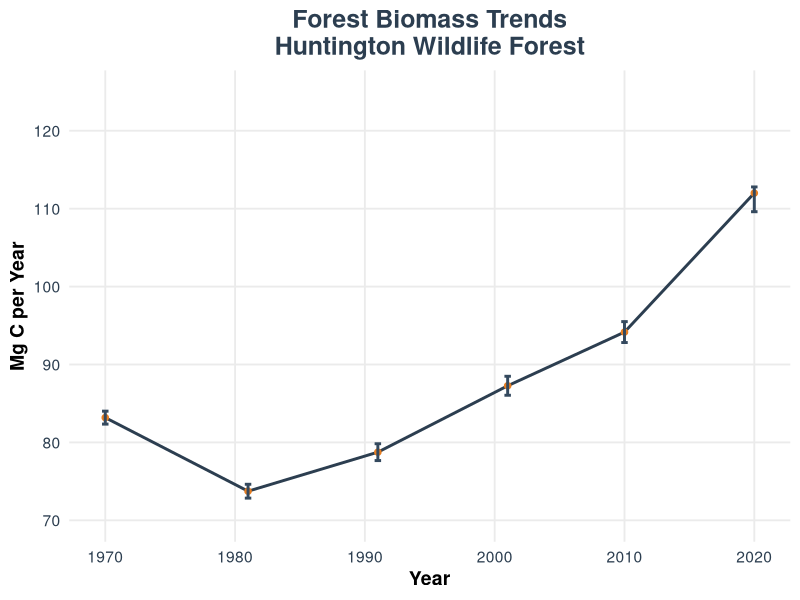
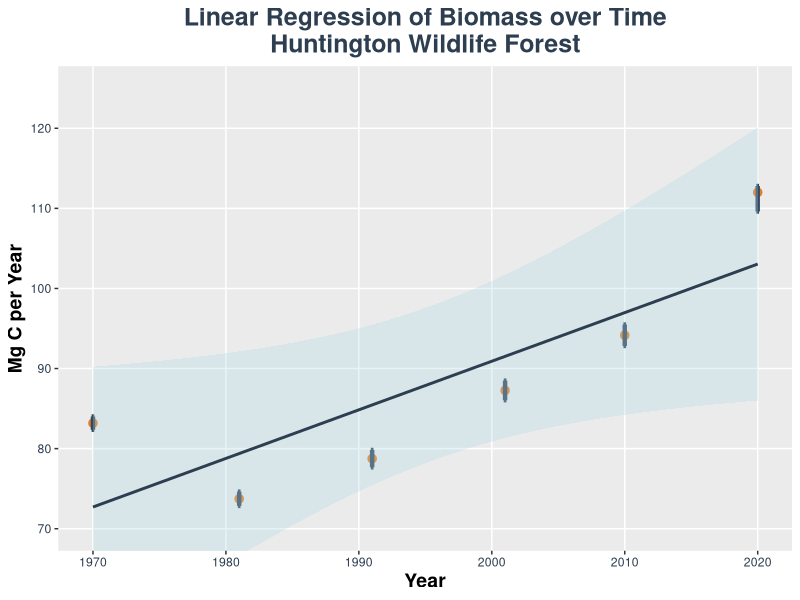

R code for these plots, in order:

#Graphics first step#

library(ggplot2)

# data frame
datos <- data.frame(
  Year = c(1970, 1981, 1991, 2001, 2010, 2020),
  MgC = c(83.18, 73.74, 78.75, 87.27,94.16, 112),
  MinError = c(82.35, 72.85, 77.67, 86.05,92.82,109.61),
  MaxError = c(84.01, 74.63, 79.83, 88.49, 95.5, 112.79)
)


ggplot(datos, aes(x = Year, y = MgC)) +
  geom_line(color = "#2C3E50", size = 1) +  # Línea entre puntos
  geom_point(size = 3, color = "#E67E22", shape = 20, fill = "#E67E22") +  # Puntos
  geom_errorbar(aes(ymin = MinError, ymax = MaxError), width = 0.5, color = "#34495E", size = 1) +  # Barras de error 
  coord_cartesian(ylim = c(70, 125)) +  
  theme_minimal(base_size = 14) +  
  labs(
    x = "Year",
    y = "Mg C per Year",
    title = "Forest Biomass Trends\nHuntington Wildlife Forest"
  ) +
  theme(
    plot.title = element_text(hjust = 0.5, size = 18, face = "bold", color = "#2C3E50"),
    axis.title = element_text(size = 14, face = "bold"),
    axis.text = element_text(color = "#2C3E50"),
    panel.grid.minor = element_blank()
  )

## Linear model #



model <- lm(MgC ~ Year, data = datos)
summary(model)



## Graphic of the linear model ##


ggplot(datos, aes(x = Year, y = MgC)) +
  geom_point(size = 4, color = "#E67E22", shape = 20, fill = "#E67E22") +  # Puntos
  geom_errorbar(aes(ymin = MinError, ymax = MaxError), width = 0.2, color = "#34495E", size = 1.5) +  # Barras de error
  geom_smooth(method = "lm", se = TRUE, color = "#2C3E50", fill = "lightblue", alpha = 0.3) +  
  coord_cartesian(ylim = c(70, 125)) +
  labs(
    x = "Year",
    y = "Mg C per Year",
    title = "Linear Regression of Biomass over Time\nHuntington Wildlife Forest"
  ) +
  theme(
    plot.title = element_text(hjust = 0.5, size = 18, face = "bold", color = "#2C3E50"),
    axis.title = element_text(size = 14, face = "bold"),
    axis.text = element_text(color = "#2C3E50"),
    panel.grid.minor = element_blank()
  )




